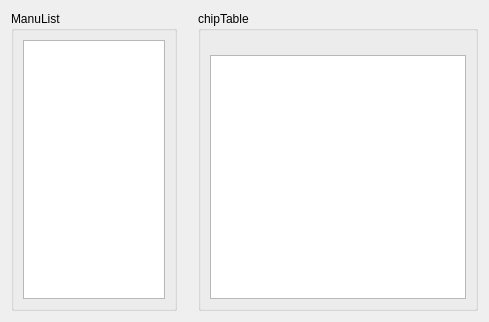
    <widget class="QWidget" name="dbWidget" native="true">
     <layout class="QVBoxLayout" name="verticalLayout_3">
      <item>
       <widget class="QWidget" name="widget_4" native="true">
        <layout class="QHBoxLayout" name="horizontalLayout_3">
         <property name="spacing">
          <number>21</number>
         </property>
         <property name="leftMargin">
          <number>0</number>
         </property>
         <property name="topMargin">
          <number>0</number>
         </property>
         <property name="rightMargin">
          <number>0</number>
         </property>
         <property name="bottomMargin">
          <number>0</number>
         </property>
         <item>
          <widget class="QGroupBox" name="manuGroup">
           <property name="minimumSize">
            <size>
             <width>166</width>
             <height>300</height>
            </size>
           </property>
           <property name="maximumSize">
            <size>
             <width>166</width>
             <height>16777215</height>
            </size>
           </property>
           <property name="title">
            <string>ManuList</string>
           </property>
           <layout class="QVBoxLayout" name="verticalLayout_2">
            <item>
             <widget class="QListView" name="manufactureListView">
              <property name="minimumSize">
               <size>
                <width>0</width>
                <height>0</height>
               </size>
              </property>
              <property name="maximumSize">
               <size>
                <width>16777215</width>
                <height>16777215</height>
               </size>
              </property>
             </widget>
            </item>
           </layout>
          </widget>
         </item>
         <item>
          <widget class="QGroupBox" name="chipTableGroup">
           <property name="minimumSize">
            <size>
             <width>0</width>
             <height>0</height>
            </size>
           </property>
           <property name="maximumSize">
            <size>
             <width>16777215</width>
             <height>16777215</height>
            </size>
           </property>
           <property name="title">
            <string>chipTable</string>
           </property>
           <layout class="QVBoxLayout" name="verticalLayout_5">
            <property name="spacing">
             <number>0</number>
            </property>
            <property name="topMargin">
             <number>24</number>
            </property>
            <item>
             <widget class="QTableView" name="manufactureTableView">
              <property name="minimumSize">
               <size>
                <width>0</width>
                <height>0</height>
               </size>
              </property>
              <property name="maximumSize">
               <size>
                <width>620</width>
                <height>16777215</height>
               </size>
              </property>
             </widget>
            </item>
           </layout>
          </widget>
         </item>
        </layout>
       </widget>
      </item>
     </layout>
    </widget>
